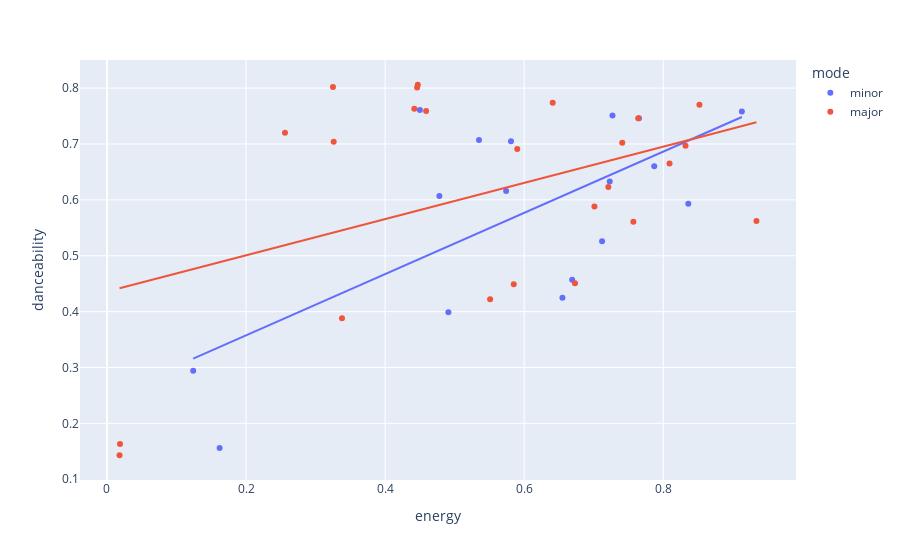

This figure's notebook cell:
### Code cell
# New plot that no longer has the continuous scale on the right
# assuming "mode" is now a column whose values are either "minor" or "major" 

fig = px.scatter(songs, x="energy", y="danceability", trendline="ols", color="mode")
fig.show()
# Hint: if this is not showing different slopes for the "minor" and "major" values of 
# the `mode` column, you should double check the value of the `mode` column...
# It may not actually contain "minor" and "major" values...

### Figure 1 — Plotly figure (JSON) as saved in the notebook; plotly's stock layout.template omitted (floating-point values rounded to 4 significant figures)
{"data": [{"hovertemplate": "mode=minor<br>energy=%{x}<br>danceability=%{y}<extra></extra>", "legendgroup": "minor", "marker": {"color": "#636efa", "symbol": "circle"}, "mode": "markers", "name": "minor", "orientation": "v", "showlegend": true, "type": "scatter", "x": [0.655, 0.478, 0.45, 0.535, 0.124, 0.491, 0.836, 0.787, 0.712, 0.727, 0.723, 0.581, 0.162, 0.765, 0.574, 0.669, 0.913], "xaxis": "x", "y": [0.425, 0.607, 0.761, 0.707, 0.294, 0.399, 0.593, 0.66, 0.526, 0.751, 0.633, 0.705, 0.156, 0.746, 0.616, 0.457, 0.758], "yaxis": "y"}, {"hovertemplate": "<b>OLS trendline</b><br>danceability = 0.548108 * energy + 0.247833<br>R<sup>2</sup>=0.444365<br><br>mode=minor<br>energy=%{x}<br>danceability=%{y} <b>(trend)</b><extra></extra>", "legendgroup": "minor", "marker": {"color": "#636efa", "symbol": "circle"}, "mode": "lines", "name": "minor", "showlegend": false, "type": "scatter", "x": [0.124, 0.162, 0.45, 0.478, 0.491, 0.535, 0.574, 0.581, 0.655, 0.669, 0.712, 0.723, 0.727, 0.765, 0.787, 0.836, 0.913], "xaxis": "x", "y": [0.3158, 0.3366, 0.4945, 0.5098, 0.517, 0.5411, 0.5624, 0.5663, 0.6068, 0.6145, 0.6381, 0.6441, 0.6463, 0.6671, 0.6792, 0.7061, 0.7483], "yaxis": "y"}, {"hovertemplate": "mode=major<br>energy=%{x}<br>danceability=%{y}<extra></extra>", "legendgroup": "major", "marker": {"color": "#EF553B", "symbol": "circle"}, "mode": "markers", "name": "major", "orientation": "v", "showlegend": true, "type": "scatter", "x": [0.721, 0.551, 0.256, 0.832, 0.0187, 0.585, 0.934, 0.852, 0.764, 0.809, 0.447, 0.326, 0.325, 0.442, 0.0181, 0.741, 0.459, 0.701, 0.59, 0.446, 0.338, 0.641, 0.757, 0.673], "xaxis": "x", "y": [0.623, 0.422, 0.72, 0.697, 0.163, 0.449, 0.562, 0.77, 0.746, 0.665, 0.806, 0.704, 0.802, 0.763, 0.143, 0.702, 0.759, 0.588, 0.691, 0.801, 0.388, 0.774, 0.561, 0.451], "yaxis": "y"}, {"hovertemplate": "<b>OLS trendline</b><br>danceability = 0.324357 * energy + 0.435825<br>R<sup>2</sup>=0.180171<br><br>mode=major<br>energy=%{x}<br>danceability=%{y} <b>(trend)</b><extra></extra>", "legendgroup": "major", "marker": {"color": "#EF553B", "symbol": "circle"}, "mode": "lines", "name": "major", "showlegend": false, "type": "scatter", "x": [0.0181, 0.0187, 0.256, 0.325, 0.326, 0.338, 0.442, 0.446, 0.447, 0.459, 0.551, 0.585, 0.59, 0.641, 0.673, 0.701, 0.721, 0.741, 0.757, 0.764, 0.809, 0.832, 0.852, 0.934], "xaxis": "x", "y": [0.4417, 0.4419, 0.5189, 0.5412, 0.5416, 0.5455, 0.5792, 0.5805, 0.5808, 0.5847, 0.6145, 0.6256, 0.6272, 0.6437, 0.6541, 0.6632, 0.6697, 0.6762, 0.6814, 0.6836, 0.6982, 0.7057, 0.7122, 0.7388], "yaxis": "y"}], "layout": {"legend": {"title": {"text": "mode"}, "tracegroupgap": 0}, "margin": {"t": 60}, "xaxis": {"anchor": "y", "domain": [0, 1], "title": {"text": "energy"}}, "yaxis": {"anchor": "x", "domain": [0, 1], "title": {"text": "danceability"}}}}
